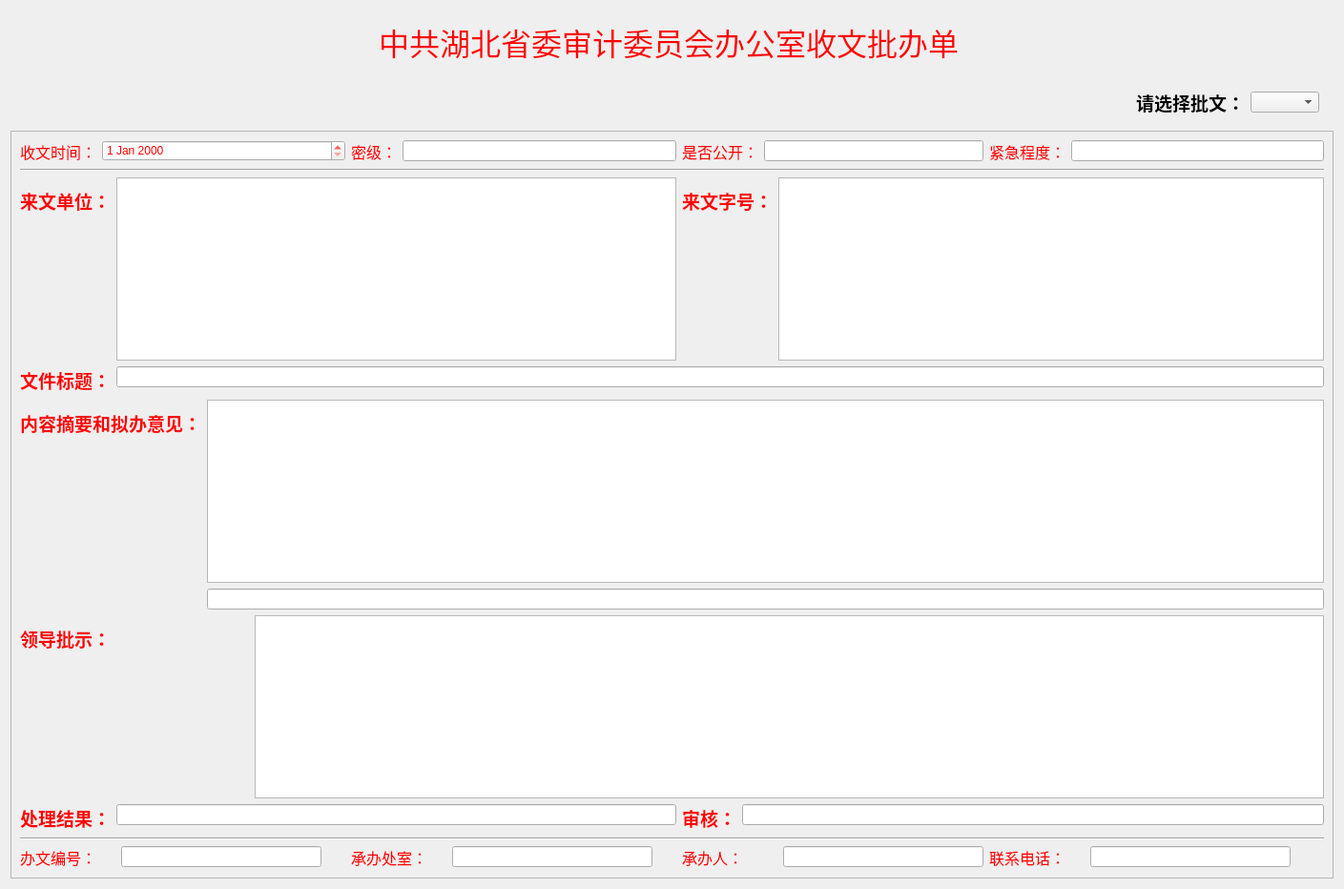
     <widget class="QWidget" name="page_piwen">
      <layout class="QGridLayout" name="gridLayout_10">
       <item row="0" column="0">
        <widget class="QWidget" name="widget_2" native="true">
         <layout class="QHBoxLayout" name="horizontalLayout_4">
          <item alignment="Qt::AlignHCenter">
           <widget class="QLabel" name="label_3">
            <property name="text">
             <string>&lt;html&gt;&lt;head/&gt;&lt;body&gt;&lt;p&gt;&lt;span style=&quot; font-size:24pt; color:#ff0000;&quot;&gt;                 中共湖北省委审计委员会办公室收文批办单&lt;/span&gt;&lt;/p&gt;&lt;/body&gt;&lt;/html&gt;</string>
            </property>
           </widget>
          </item>
         </layout>
        </widget>
       </item>
       <item row="2" column="0" colspan="2">
        <widget class="QFrame" name="frame_3">
         <property name="styleSheet">
          <string notr="true">color: rgb(255, 0, 0);</string>
         </property>
         <property name="frameShape">
          <enum>QFrame::StyledPanel</enum>
         </property>
         <property name="frameShadow">
          <enum>QFrame::Plain</enum>
         </property>
         <layout class="QGridLayout" name="gridLayout_9">
          <property name="sizeConstraint">
           <enum>QLayout::SetMinimumSize</enum>
          </property>
          <item row="3" column="0" colspan="5">
           <layout class="QFormLayout" name="formLayout_37">
            <item row="0" column="0">
             <widget class="QLabel" name="label_53">
              <property name="text">
               <string>&lt;html&gt;&lt;head/&gt;&lt;body&gt;&lt;p&gt;&lt;span style=&quot; font-size:14pt; font-weight:600; color:#ff0000;&quot;&gt;文件标题：&lt;/span&gt;&lt;/p&gt;&lt;/body&gt;&lt;/html&gt;</string>
              </property>
             </widget>
            </item>
            <item row="0" column="1">
             <widget class="QLineEdit" name="lineEdit_43"/>
            </item>
           </layout>
          </item>
          <item row="4" column="0" colspan="5">
           <layout class="QFormLayout" name="formLayout_42">
            <item row="0" column="0">
             <widget class="QLabel" name="label_58">
              <property name="text">
               <string>&lt;html&gt;&lt;head/&gt;&lt;body&gt;&lt;p&gt;&lt;span style=&quot; font-size:14pt; font-weight:600; color:#ff0000;&quot;&gt;内容摘要和拟办意见：&lt;/span&gt;&lt;/p&gt;&lt;/body&gt;&lt;/html&gt;</string>
              </property>
             </widget>
            </item>
            <item row="0" column="1">
             <widget class="QListWidget" name="listWidget_3"/>
            </item>
            <item row="1" column="1">
             <widget class="QLineEdit" name="lineEdit_21"/>
            </item>
           </layout>
          </item>
          <item row="0" column="1">
           <layout class="QFormLayout" name="formLayout_22">
            <item row="0" column="0">
             <widget class="QLabel" name="label_20">
              <property name="text">
               <string>&lt;html&gt;&lt;head/&gt;&lt;body&gt;&lt;p&gt;&lt;span style=&quot; font-size:12pt; color:#ff0000;&quot;&gt;密级：&lt;/span&gt;&lt;/p&gt;&lt;/body&gt;&lt;/html&gt;</string>
              </property>
             </widget>
            </item>
            <item row="0" column="1">
             <widget class="QLineEdit" name="lineEdit_8"/>
            </item>
           </layout>
          </item>
          <item row="0" column="0">
           <layout class="QFormLayout" name="formLayout_16">
            <item row="0" column="0">
             <widget class="QLabel" name="label_12">
              <property name="text">
               <string>&lt;html&gt;&lt;head/&gt;&lt;body&gt;&lt;p&gt;&lt;span style=&quot; font-size:12pt; color:#ff0000;&quot;&gt;收文时间：&lt;/span&gt;&lt;/p&gt;&lt;/body&gt;&lt;/html&gt;</string>
              </property>
             </widget>
            </item>
            <item row="0" column="1">
             <widget class="QDateEdit" name="dateEdit_2"/>
            </item>
           </layout>
          </item>
          <item row="8" column="1">
           <layout class="QFormLayout" name="formLayout_39">
            <item row="0" column="0">
             <widget class="QLabel" name="label_55">
              <property name="minimumSize">
               <size>
                <width>100</width>
                <height>0</height>
               </size>
              </property>
              <property name="text">
               <string>&lt;html&gt;&lt;head/&gt;&lt;body&gt;&lt;p&gt;&lt;span style=&quot; font-size:12pt; color:#ff0000;&quot;&gt;承办处室：&lt;/span&gt;&lt;/p&gt;&lt;/body&gt;&lt;/html&gt;</string>
              </property>
             </widget>
            </item>
            <item row="0" column="1">
             <widget class="QLineEdit" name="lineEdit_45">
              <property name="minimumSize">
               <size>
                <width>210</width>
                <height>0</height>
               </size>
              </property>
              <property name="maximumSize">
               <size>
                <width>210</width>
                <height>16777215</height>
               </size>
              </property>
             </widget>
            </item>
           </layout>
          </item>
          <item row="2" column="2" colspan="3">
           <layout class="QFormLayout" name="formLayout_26">
            <item row="0" column="0">
             <widget class="QLabel" name="label_52">
              <property name="text">
               <string>&lt;html&gt;&lt;head/&gt;&lt;body&gt;&lt;p&gt;&lt;span style=&quot; font-size:14pt; font-weight:600; color:#ff0000;&quot;&gt;来文字号：&lt;/span&gt;&lt;/p&gt;&lt;/body&gt;&lt;/html&gt;</string>
              </property>
             </widget>
            </item>
            <item row="0" column="1">
             <widget class="QListWidget" name="listWidget_2"/>
            </item>
           </layout>
          </item>
          <item row="8" column="2" colspan="2">
           <layout class="QFormLayout" name="formLayout_40">
            <item row="0" column="0">
             <widget class="QLabel" name="label_56">
              <property name="minimumSize">
               <size>
                <width>100</width>
                <height>0</height>
               </size>
              </property>
              <property name="text">
               <string>&lt;html&gt;&lt;head/&gt;&lt;body&gt;&lt;p&gt;&lt;span style=&quot; font-size:12pt; color:#ff0000;&quot;&gt;承办人：&lt;/span&gt;&lt;/p&gt;&lt;/body&gt;&lt;/html&gt;</string>
              </property>
             </widget>
            </item>
            <item row="0" column="1">
             <widget class="QLineEdit" name="lineEdit_46">
              <property name="minimumSize">
               <size>
                <width>210</width>
                <height>0</height>
               </size>
              </property>
              <property name="maximumSize">
               <size>
                <width>210</width>
                <height>16777215</height>
               </size>
              </property>
             </widget>
            </item>
           </layout>
          </item>
          <item row="7" column="0" colspan="5">
           <widget class="Line" name="line_8">
            <property name="sizePolicy">
             <sizepolicy hsizetype="Expanding" vsizetype="Fixed">
              <horstretch>0</horstretch>
              <verstretch>0</verstretch>
             </sizepolicy>
            </property>
            <property name="orientation">
             <enum>Qt::Horizontal</enum>
            </property>
           </widget>
          </item>
          <item row="0" column="2" colspan="2">
           <layout class="QFormLayout" name="formLayout_23">
            <item row="0" column="0">
             <widget class="QLabel" name="label_49">
              <property name="text">
               <string>&lt;html&gt;&lt;head/&gt;&lt;body&gt;&lt;p&gt;&lt;span style=&quot; font-size:12pt; color:#ff0000;&quot;&gt;是否公开：&lt;/span&gt;&lt;/p&gt;&lt;/body&gt;&lt;/html&gt;</string>
              </property>
             </widget>
            </item>
            <item row="0" column="1">
             <widget class="QLineEdit" name="lineEdit_9">
              <property name="sizePolicy">
               <sizepolicy hsizetype="Preferred" vsizetype="Fixed">
                <horstretch>0</horstretch>
                <verstretch>0</verstretch>
               </sizepolicy>
              </property>
             </widget>
            </item>
           </layout>
          </item>
          <item row="0" column="4">
           <layout class="QFormLayout" name="formLayout_24">
            <item row="0" column="0">
             <widget class="QLabel" name="label_50">
              <property name="text">
               <string>&lt;html&gt;&lt;head/&gt;&lt;body&gt;&lt;p&gt;&lt;span style=&quot; font-size:12pt; color:#ff0000;&quot;&gt;紧急程度：&lt;/span&gt;&lt;/p&gt;&lt;/body&gt;&lt;/html&gt;</string>
              </property>
             </widget>
            </item>
            <item row="0" column="1">
             <widget class="QLineEdit" name="lineEdit_40">
              <property name="sizePolicy">
               <sizepolicy hsizetype="Preferred" vsizetype="Fixed">
                <horstretch>0</horstretch>
                <verstretch>0</verstretch>
               </sizepolicy>
              </property>
             </widget>
            </item>
           </layout>
          </item>
          <item row="6" column="0" colspan="2">
           <layout class="QFormLayout" name="formLayout_44">
            <item row="0" column="0">
             <widget class="QLabel" name="label_60">
              <property name="text">
               <string>&lt;html&gt;&lt;head/&gt;&lt;body&gt;&lt;p&gt;&lt;span style=&quot; font-size:14pt; font-weight:600; color:#ff0000;&quot;&gt;处理结果：&lt;/span&gt;&lt;/p&gt;&lt;/body&gt;&lt;/html&gt;</string>
              </property>
             </widget>
            </item>
            <item row="0" column="1">
             <widget class="QLineEdit" name="lineEdit_48">
              <property name="minimumSize">
               <size>
                <width>587</width>
                <height>0</height>
               </size>
              </property>
              <property name="maximumSize">
               <size>
                <width>16777215</width>
                <height>16777215</height>
               </size>
              </property>
             </widget>
            </item>
           </layout>
          </item>
          <item row="5" column="0" colspan="5">
           <layout class="QFormLayout" name="formLayout_43">
            <item row="0" column="0">
             <widget class="QLabel" name="label_59">
              <property name="minimumSize">
               <size>
                <width>240</width>
                <height>0</height>
               </size>
              </property>
              <property name="text">
               <string>&lt;html&gt;&lt;head/&gt;&lt;body&gt;&lt;p&gt;&lt;span style=&quot; font-size:14pt; font-weight:600; color:#ff0000;&quot;&gt;领导批示：&lt;/span&gt;&lt;/p&gt;&lt;/body&gt;&lt;/html&gt;</string>
              </property>
             </widget>
            </item>
            <item row="0" column="1">
             <widget class="QTextEdit" name="textEdit_7">
              <property name="minimumSize">
               <size>
                <width>587</width>
                <height>0</height>
               </size>
              </property>
             </widget>
            </item>
           </layout>
          </item>
          <item row="1" column="0" colspan="5">
           <widget class="Line" name="line_7">
            <property name="sizePolicy">
             <sizepolicy hsizetype="Expanding" vsizetype="Fixed">
              <horstretch>0</horstretch>
              <verstretch>0</verstretch>
             </sizepolicy>
            </property>
            <property name="orientation">
             <enum>Qt::Horizontal</enum>
            </property>
           </widget>
          </item>
          <item row="8" column="4">
           <layout class="QFormLayout" name="formLayout_41">
            <item row="0" column="0">
             <widget class="QLabel" name="label_57">
              <property name="minimumSize">
               <size>
                <width>100</width>
                <height>0</height>
               </size>
              </property>
              <property name="text">
               <string>&lt;html&gt;&lt;head/&gt;&lt;body&gt;&lt;p&gt;&lt;span style=&quot; font-size:12pt; color:#ff0000;&quot;&gt;联系电话：&lt;/span&gt;&lt;/p&gt;&lt;/body&gt;&lt;/html&gt;</string>
              </property>
             </widget>
            </item>
            <item row="0" column="1">
             <widget class="QLineEdit" name="lineEdit_47">
              <property name="minimumSize">
               <size>
                <width>210</width>
                <height>0</height>
               </size>
              </property>
              <property name="maximumSize">
               <size>
                <width>210</width>
                <height>16777215</height>
               </size>
              </property>
             </widget>
            </item>
           </layout>
          </item>
          <item row="2" column="0" colspan="2">
           <layout class="QFormLayout" name="formLayout_25">
            <item row="0" column="0">
             <widget class="QLabel" name="label_51">
              <property name="text">
               <string>&lt;html&gt;&lt;head/&gt;&lt;body&gt;&lt;p&gt;&lt;span style=&quot; font-size:14pt; font-weight:600; color:#ff0000;&quot;&gt;来文单位：&lt;/span&gt;&lt;/p&gt;&lt;/body&gt;&lt;/html&gt;</string>
              </property>
             </widget>
            </item>
            <item row="0" column="1">
             <widget class="QListWidget" name="listWidget"/>
            </item>
           </layout>
          </item>
          <item row="6" column="2" colspan="3">
           <layout class="QFormLayout" name="formLayout_45">
            <item row="0" column="0">
             <widget class="QLabel" name="label_61">
              <property name="text">
               <string>&lt;html&gt;&lt;head/&gt;&lt;body&gt;&lt;p&gt;&lt;span style=&quot; font-size:14pt; font-weight:600; color:#ff0000;&quot;&gt;审核：&lt;/span&gt;&lt;/p&gt;&lt;/body&gt;&lt;/html&gt;</string>
              </property>
             </widget>
            </item>
            <item row="0" column="1">
             <widget class="QLineEdit" name="lineEdit_49"/>
            </item>
           </layout>
          </item>
          <item row="8" column="0">
           <layout class="QFormLayout" name="formLayout_38">
            <item row="0" column="0">
             <widget class="QLabel" name="label_54">
              <property name="minimumSize">
               <size>
                <width>100</width>
                <height>0</height>
               </size>
              </property>
              <property name="text">
               <string>&lt;html&gt;&lt;head/&gt;&lt;body&gt;&lt;p&gt;&lt;span style=&quot; font-size:12pt; color:#ff0000;&quot;&gt;办文编号：&lt;/span&gt;&lt;/p&gt;&lt;/body&gt;&lt;/html&gt;</string>
              </property>
             </widget>
            </item>
            <item row="0" column="1">
             <widget class="QLineEdit" name="lineEdit_44">
              <property name="minimumSize">
               <size>
                <width>210</width>
                <height>0</height>
               </size>
              </property>
              <property name="maximumSize">
               <size>
                <width>210</width>
                <height>16777215</height>
               </size>
              </property>
             </widget>
            </item>
           </layout>
          </item>
         </layout>
        </widget>
       </item>
       <item row="1" column="0">
        <widget class="QWidget" name="widget_3" native="true">
         <layout class="QHBoxLayout" name="horizontalLayout_8">
          <item>
           <spacer name="horizontalSpacer_9">
            <property name="orientation">
             <enum>Qt::Horizontal</enum>
            </property>
            <property name="sizeHint" stdset="0">
             <size>
              <width>40</width>
              <height>20</height>
             </size>
            </property>
           </spacer>
          </item>
          <item>
           <widget class="QLabel" name="label_63">
            <property name="text">
             <string>&lt;html&gt;&lt;head/&gt;&lt;body&gt;&lt;p&gt;&lt;span style=&quot; font-size:14pt; font-weight:600;&quot;&gt;请选择批文：&lt;/span&gt;&lt;/p&gt;&lt;/body&gt;&lt;/html&gt;</string>
            </property>
           </widget>
          </item>
          <item>
           <widget class="QComboBox" name="comboBox"/>
          </item>
         </layout>
        </widget>
       </item>
      </layout>
     </widget>
